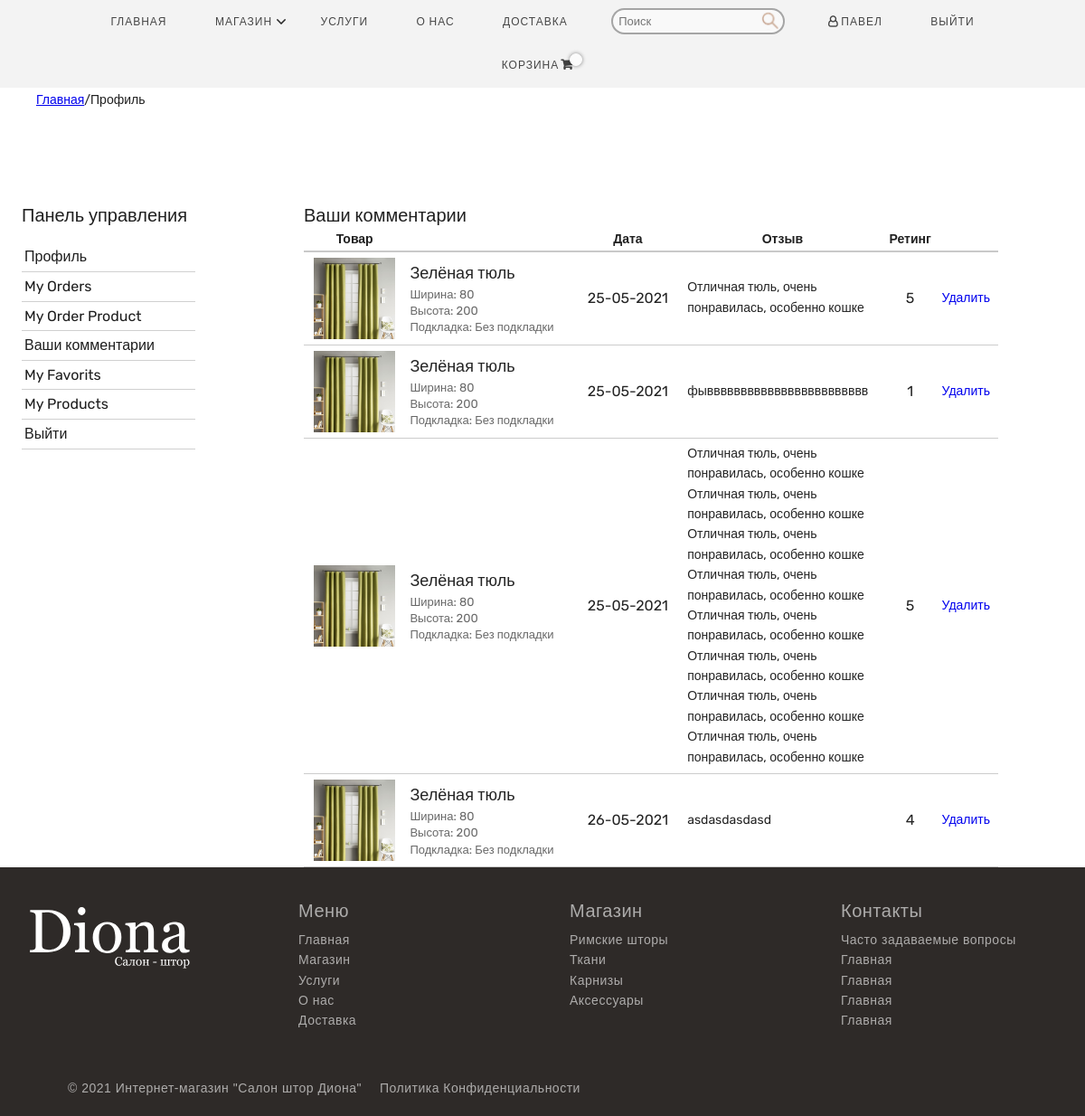
The page /user/comments/ (signed in) on the database as committed earlier.
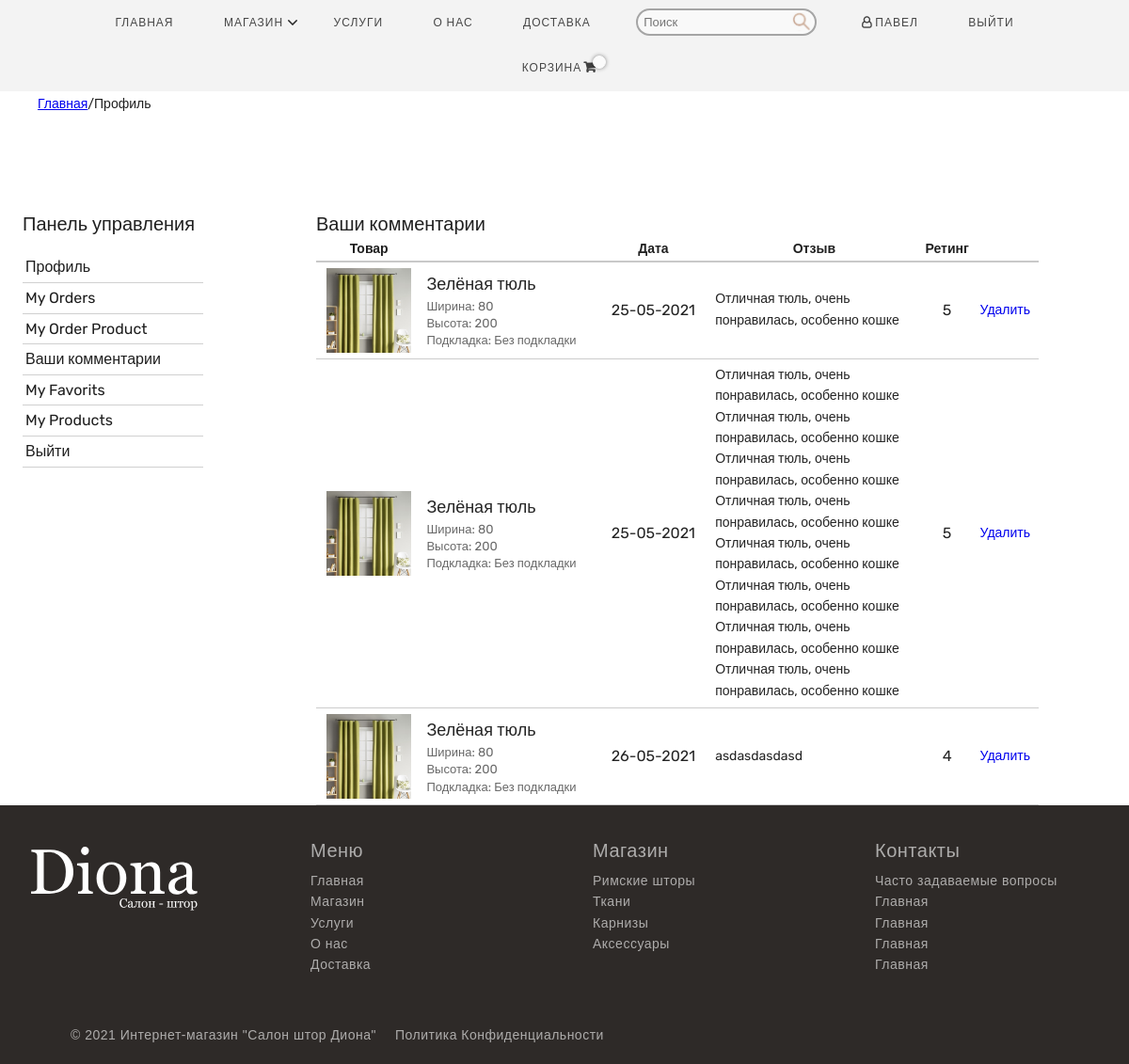
The same page on the database as committed later.
### product/models.py (models this page shows, shortened)
class Comment(models.Model):
    STATUS = (
        ('New', 'Новый'),
        ('True', 'Виден'),
        ('False', 'Не виден'),
    )
    product = models.ForeignKey(Product, on_delete=models.CASCADE, verbose_name='Продукт')  # отношение "многие к одному" с продуктом
    user = models.ForeignKey(User, on_delete=models.CASCADE, verbose_name='Логин')
    subject = models.CharField(max_length=50, blank=True, verbose_name='Субъект')
    comment = models.CharField(max_length=500, blank=True, verbose_name='Отзыв')
    rate = models.IntegerField(default=5, verbose_name='Оценка')
    ip = models.CharField(max_length=20, blank=True, verbose_name='IP')
    status = models.CharField(max_length=10, choices=STATUS, verbose_name='Статус', default='New')
    create_at = models.DateTimeField(auto_now_add=True)
    update_at = models.DateTimeField(auto_now=True)

class Product(models.Model):
    STATUS = (
        ('True', 'Виден'),
        ('False', 'Не виден'),
    )
    VARIANTS = (
        ('none', 'Нет'),
        ('white', 'Белый'),
        ('black', 'Чёрный'),
        ('green', 'Зелённый'),
    )
    COUNTRY = (
        ('none', 'Нет'),
        ('turkey', 'Турция'),
        ('russia', 'Россия'),
        ('china', 'Китай'),
    )
    category = models.ForeignKey(Category, on_delete=models.CASCADE, verbose_name='Категория')  # отношение "многие к одному" с категорией
    title = models.CharField(max_length=150, verbose_name='Название')
    keywords = models.CharField(max_length=255, verbose_name='Ключевое слово')
    description = models.CharField(max_length=255, verbose_name='Описание')
    image = models.ImageField(upload_to='images/', null=False, verbose_name='Изображение')
    price = models.DecimalField(max_digits=12, decimal_places=0, default=0, verbose_name='Цена')  # Цена
    amount = models.IntegerField(default=0, verbose_name='Кол-во')  # Кол-во
    variant = models.CharField(max_length=10, choices=VARIANTS, default='None', verbose_name='Цвет') #
    country = models.CharField(max_length=10, choices=COUNTRY, default='None', verbose_name='Страна')  #
    detail = RichTextUploadingField(verbose_name='Детали')  # Детали (CKeditor)
    slug = models.SlugField(null=False, unique=True, verbose_name='Метка')
    status = models.CharField(max_length=10, choices=STATUS, verbose_name='Статус')
    create_at = models.DateTimeField(auto_now_add=True)
    update_at = models.DateTimeField(auto_now=True)
    def __str__(self):
        return self.title

### user/views.py (the view)
# urls.py: path('comments/', views.user_comments, name='user_comments'),
def user_comments(request):
    current_user = request.user
    comments = Comment.objects.filter(user_id=current_user.id)
    context = {
        'comments': comments,
    }
    return render(request, 'user_comments.html', context)

### user/templates/user_comments.html (shortened to what this page needs)
{% extends 'homebase.html' %}
{% load static %}
{% block header %} {% include 'header.html' %} {% endblock header %}
{% block body %}
    <div id="breadcrumb">
        <div class="card-wrapper">
            <ul class="breadcrumb" style="display: flex">
                <li><a href="/">Главная</a></li>
                <li class="">/</li>
                <li class="">Профиль</li>
            </ul>
        </div>
    </div>
    <div class="section">
        <div class="user_profil-wrapper">
            <div class="row">
                <div class="user_panel">
                    {% include "user_panel.html" %}
                </div>
                <div class="user_profil">
                    <div class="profil_wrapper">
                        <div class="user_title">
                            <p>Ваши комментарии</p>
                        </div>
                        <table class="shopcart_product_table">
                            <thead>
                            <tr>
                                <th class="h-product">Товар</th>
                                <th class="h-title"></th>
                                <th class="h-price">Дата</th>
                                <th class="h-comment">Отзыв</th>
                                <th class="h-total">Ретинг</th>
                                <th class="h-delete"></th>
                            </tr>
                            </thead>
                            <tbody>
                            {% for rs in comments %}
                                <tr>
                                    <td class="b-img_product">
                                        <img src="{{ rs.product.image.url }}" alt="">
                                    </td>
                                    <td class="b-title">
                                        <a href="/product/{{ rs.product.id }}/{{ rs.product.slug }}">{{ rs.product }}</a>
                                        <ul>
                                            <li><span>Ширина: 80</span></li>
                                            <li><span>Высота: 200</span></li>
                                            <li><span>Подкладка: Без подкладки</span></li>
                                        </ul>
                                    </td>
                                    <td class="b-price">
                                        {{ rs.create_at | date:"d-m-Y"}}
                                    </td>
                                    <td class="b-comment">
                                        {{ rs.comment }}
                                    </td>
                                    <td class="b-total">
                                        {{ rs.rate }}
                                    </td>
                                    <td class="b-delete">
                                        <a class="primary-btn" href="/user/deletecomment/{{ rs.id }}"
                                           onclick="return confirm('Ваш отзыв будет удалён! Вы уверены?')"> Удалить </a>
                                    </td>
                                </tr>
                            {% endfor %}
                            </tbody>
                        </table>
                    </div>
                </div>
            </div>
        </div>
    </div>
{% endblock body %}
{% block footer %} {% include 'footer.html' %} {% endblock footer %}

Rows that differ between the two databases and show on the page:
removed Comment: product.image (picture), product "Зелёная тюль", create_at "25-05-2021", comment "фывввввввввввввввввввввввв", rate "1"
